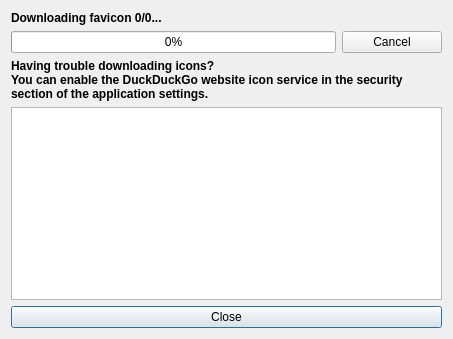
<?xml version="1.0" encoding="UTF-8"?>
<ui version="4.0">
 <class>IconDownloaderDialog</class>
 <widget class="QDialog" name="IconDownloaderDialog">
  <property name="geometry">
   <rect>
    <x>0</x>
    <y>0</y>
    <width>453</width>
    <height>339</height>
   </rect>
  </property>
  <property name="sizePolicy">
   <sizepolicy hsizetype="MinimumExpanding" vsizetype="MinimumExpanding">
    <horstretch>0</horstretch>
    <verstretch>0</verstretch>
   </sizepolicy>
  </property>
  <property name="windowTitle">
   <string>Download Favicons</string>
  </property>
  <layout class="QVBoxLayout" name="verticalLayout">
   <item>
    <widget class="QLabel" name="progressLabel">
     <property name="font">
      <font>
       <weight>75</weight>
       <bold>true</bold>
      </font>
     </property>
     <property name="text">
      <string>Downloading favicon 0/0...</string>
     </property>
    </widget>
   </item>
   <item>
    <layout class="QHBoxLayout" name="horizontalLayout">
     <property name="sizeConstraint">
      <enum>QLayout::SetDefaultConstraint</enum>
     </property>
     <item>
      <widget class="QProgressBar" name="progressBar">
       <property name="value">
        <number>0</number>
       </property>
      </widget>
     </item>
     <item>
      <widget class="QPushButton" name="cancelButton">
       <property name="sizePolicy">
        <sizepolicy hsizetype="MinimumExpanding" vsizetype="Preferred">
         <horstretch>0</horstretch>
         <verstretch>0</verstretch>
        </sizepolicy>
       </property>
       <property name="maximumSize">
        <size>
         <width>100</width>
         <height>16777215</height>
        </size>
       </property>
       <property name="text">
        <string>Cancel</string>
       </property>
      </widget>
     </item>
    </layout>
   </item>
   <item>
    <widget class="QLabel" name="fallbackLabel">
     <property name="font">
      <font>
       <weight>75</weight>
       <italic>false</italic>
       <bold>true</bold>
      </font>
     </property>
     <property name="text">
      <string>Having trouble downloading icons?
You can enable the DuckDuckGo website icon service in the security section of the application settings.</string>
     </property>
     <property name="scaledContents">
      <bool>false</bool>
     </property>
     <property name="alignment">
      <set>Qt::AlignLeading|Qt::AlignLeft|Qt::AlignTop</set>
     </property>
     <property name="wordWrap">
      <bool>true</bool>
     </property>
    </widget>
   </item>
   <item>
    <widget class="QTableView" name="tableView">
     <property name="verticalScrollBarPolicy">
      <enum>Qt::ScrollBarAsNeeded</enum>
     </property>
     <property name="horizontalScrollBarPolicy">
      <enum>Qt::ScrollBarAlwaysOff</enum>
     </property>
     <property name="sizeAdjustPolicy">
      <enum>QAbstractScrollArea::AdjustToContents</enum>
     </property>
     <property name="editTriggers">
      <set>QAbstractItemView::NoEditTriggers</set>
     </property>
     <property name="selectionMode">
      <enum>QAbstractItemView::NoSelection</enum>
     </property>
     <property name="selectionBehavior">
      <enum>QAbstractItemView::SelectRows</enum>
     </property>
     <property name="textElideMode">
      <enum>Qt::ElideNone</enum>
     </property>
     <property name="sortingEnabled">
      <bool>true</bool>
     </property>
     <property name="wordWrap">
      <bool>false</bool>
     </property>
     <attribute name="horizontalHeaderMinimumSectionSize">
      <number>20</number>
     </attribute>
     <attribute name="horizontalHeaderDefaultSectionSize">
      <number>20</number>
     </attribute>
     <attribute name="horizontalHeaderShowSortIndicator" stdset="0">
      <bool>true</bool>
     </attribute>
     <attribute name="horizontalHeaderStretchLastSection">
      <bool>true</bool>
     </attribute>
     <attribute name="verticalHeaderVisible">
      <bool>false</bool>
     </attribute>
    </widget>
   </item>
   <item>
    <widget class="QPushButton" name="closeButton">
     <property name="text">
      <string>Close</string>
     </property>
     <property name="default">
      <bool>true</bool>
     </property>
    </widget>
   </item>
  </layout>
 </widget>
 <layoutdefault spacing="6" margin="11"/>
 <resources/>
 <connections/>
</ui>
